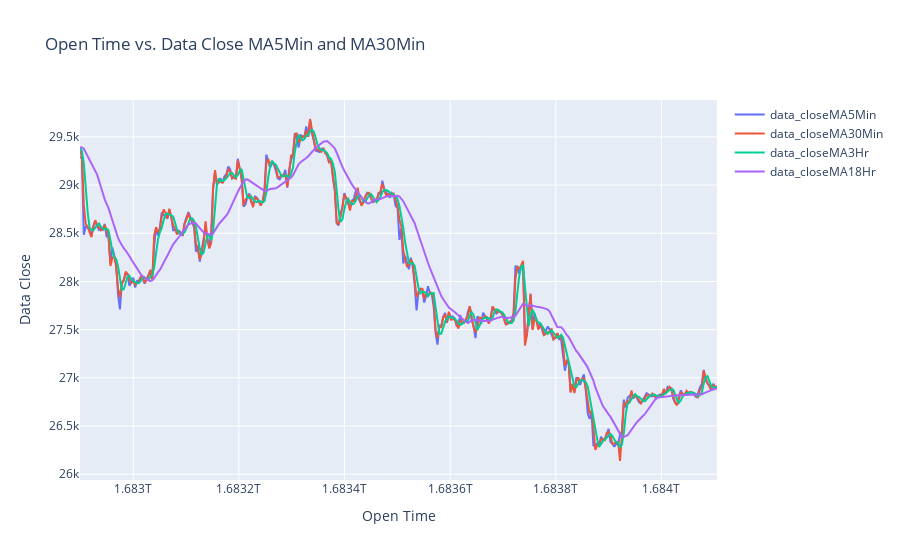

Notebook code cell kept with this figure:
### Code cell
import plotly.graph_objects as go
# Create the plot
fig = go.Figure()

# Add trace for data_closeMA5Min
fig.add_trace(go.Scatter(
    x=df['open_time'],
    y=df['data_closeMA5Min'],
    mode='lines',
    name='data_closeMA5Min'
))

# Add trace for data_closeMA30Min
fig.add_trace(go.Scatter(
    x=df['open_time'],
    y=df['data_closeMA30Min'],
    mode='lines',
    name='data_closeMA30Min'
))

# Add trace for data_closeMA3Hr
fig.add_trace(go.Scatter(
    x=df['open_time'],
    y=df['data_closeMA3Hr'],
    mode='lines',
    name='data_closeMA3Hr'
))

# Add trace for data_closeMA18Hr
fig.add_trace(go.Scatter(
    x=df['open_time'],
    y=df['data_closeMA18Hr'],
    mode='lines',
    name='data_closeMA18Hr'
))

# Update layout
fig.update_layout(
    title='Open Time vs. Data Close MA5Min and MA30Min',
    xaxis_title='Open Time',
    yaxis_title='Data Close',
)

# Show the plot
fig.show()

### Figure 1 — Plotly figure (JSON) as saved in the notebook; plotly's stock layout.template omitted (floating-point values rounded to 4 significant figures; data arrays with more than 128 entries replaced by an {"elided": "..."} marker saying what was removed)
{"data": [{"mode": "lines", "name": "data_closeMA5Min", "type": "scatter", "x": {"elided": "336 int values"}, "y": {"elided": "336 float values"}}, {"mode": "lines", "name": "data_closeMA30Min", "type": "scatter", "x": {"elided": "336 int values"}, "y": {"elided": "336 float values"}}, {"mode": "lines", "name": "data_closeMA3Hr", "type": "scatter", "x": {"elided": "336 int values"}, "y": {"elided": "336 float values"}}, {"mode": "lines", "name": "data_closeMA18Hr", "type": "scatter", "x": {"elided": "336 int values"}, "y": {"elided": "336 float values"}}], "layout": {"autosize": true, "title": {"text": "Open Time vs. Data Close MA5Min and MA30Min"}, "xaxis": {"autorange": true, "range": [1682899200000, 1684105200000], "title": {"text": "Open Time"}, "type": "linear"}, "yaxis": {"autorange": true, "range": [25940.0, 29880.0], "title": {"text": "Data Close"}, "type": "linear"}}}
